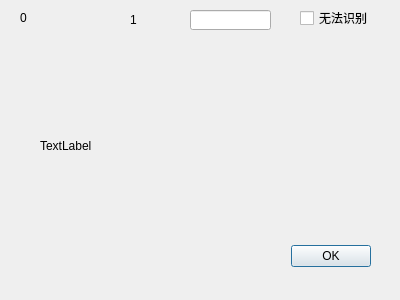
<?xml version="1.0" encoding="UTF-8"?>
<ui version="4.0">
 <class>Dialog</class>
 <widget class="QDialog" name="Dialog">
  <property name="geometry">
   <rect>
    <x>0</x>
    <y>0</y>
    <width>400</width>
    <height>300</height>
   </rect>
  </property>
  <property name="windowTitle">
   <string>Dialog</string>
  </property>
  <property name="modal">
   <bool>true</bool>
  </property>
  <widget class="QDialogButtonBox" name="buttonBox">
   <property name="geometry">
    <rect>
     <x>30</x>
     <y>240</y>
     <width>341</width>
     <height>32</height>
    </rect>
   </property>
   <property name="orientation">
    <enum>Qt::Horizontal</enum>
   </property>
   <property name="standardButtons">
    <set>QDialogButtonBox::Ok</set>
   </property>
  </widget>
  <widget class="QLabel" name="label">
   <property name="geometry">
    <rect>
     <x>20</x>
     <y>10</y>
     <width>121</width>
     <height>16</height>
    </rect>
   </property>
   <property name="text">
    <string>0</string>
   </property>
  </widget>
  <widget class="QLineEdit" name="lineEdit">
   <property name="geometry">
    <rect>
     <x>190</x>
     <y>10</y>
     <width>81</width>
     <height>20</height>
    </rect>
   </property>
  </widget>
  <widget class="QLabel" name="imageView">
   <property name="geometry">
    <rect>
     <x>40</x>
     <y>60</y>
     <width>321</width>
     <height>171</height>
    </rect>
   </property>
   <property name="text">
    <string>TextLabel</string>
   </property>
  </widget>
  <widget class="QLabel" name="smallImageLabel">
   <property name="geometry">
    <rect>
     <x>130</x>
     <y>10</y>
     <width>41</width>
     <height>20</height>
    </rect>
   </property>
   <property name="text">
    <string>1</string>
   </property>
  </widget>
  <widget class="QCheckBox" name="checkBox">
   <property name="geometry">
    <rect>
     <x>300</x>
     <y>10</y>
     <width>81</width>
     <height>16</height>
    </rect>
   </property>
   <property name="text">
    <string>无法识别</string>
   </property>
  </widget>
 </widget>
 <resources/>
 <connections>
  <connection>
   <sender>buttonBox</sender>
   <signal>accepted()</signal>
   <receiver>Dialog</receiver>
   <slot>accept()</slot>
   <hints>
    <hint type="sourcelabel">
     <x>248</x>
     <y>254</y>
    </hint>
    <hint type="destinationlabel">
     <x>157</x>
     <y>274</y>
    </hint>
   </hints>
  </connection>
  <connection>
   <sender>buttonBox</sender>
   <signal>rejected()</signal>
   <receiver>Dialog</receiver>
   <slot>reject()</slot>
   <hints>
    <hint type="sourcelabel">
     <x>316</x>
     <y>260</y>
    </hint>
    <hint type="destinationlabel">
     <x>286</x>
     <y>274</y>
    </hint>
   </hints>
  </connection>
 </connections>
</ui>
